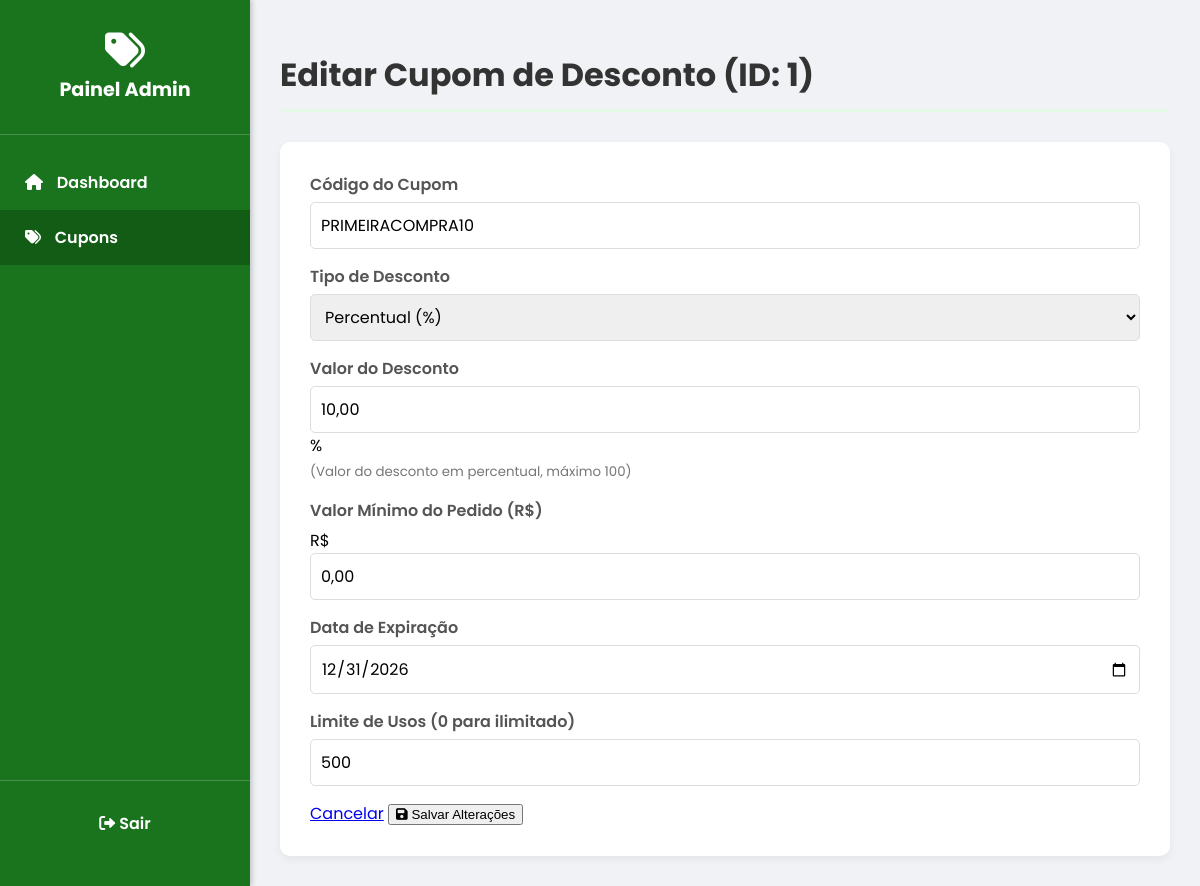
Screenshot of /editar_cupom.php?id=1 with the database file from the repository.
### tables this page shows
CREATE TABLE IF NOT EXISTS cupons (
    id_cupom INT PRIMARY KEY AUTO_INCREMENT,
    codigo VARCHAR(20) UNIQUE NOT NULL,
    tipo ENUM('percentual', 'fixo') NOT NULL,
    valor DECIMAL(10, 2) NOT NULL,
    data_expiracao DATE,
    uso_maximo INT DEFAULT NULL,
    usos_atuais INT DEFAULT 0,
    status ENUM('Ativo', 'Inativo') DEFAULT 'Ativo',
    CREATED_AT TIMESTAMP DEFAULT CURRENT_TIMESTAMP
);

### editar_cupom.php (the view, shortened to what this page needs)
<?php
require_once 'connection.php';
$cupom_id = isset($_GET['id']) ? (int)$_GET['id'] : 0;
$sql = "SELECT codigo, tipo, valor, data_expiracao, uso_maximo FROM cupons WHERE id_cupom = ?";
$stmt = $conn->prepare($sql);
if ($stmt) {
    $stmt->bind_param("i", $cupom_id);
    $stmt->execute();
    $result = $stmt->get_result();
    if ($result->num_rows > 0) {
        $dados_cupom = $result->fetch_assoc();
        $codigo_atual = $dados_cupom['codigo'];
        $tipo_atual = $dados_cupom['tipo'];
        $data_atual = $dados_cupom['data_expiracao'];
        $limite_atual = $dados_cupom['uso_maximo'] !== null ? $dados_cupom['uso_maximo'] : 0;
    }
} else {
    die("Erro ao preparar a consulta SQL: " . $conn->error);
}
?>
<!DOCTYPE html>
<html lang="pt-br">
<head>
    <link rel="stylesheet" href="admin.css">
    <link rel="stylesheet" href="https://cdnjs.cloudflare.com/ajax/libs/font-awesome/6.0.0-beta3/css/all.min.css">
</head>
<body>
    <div class="admin-layout">
        <aside class="sidebar">
            <div class="sidebar-header">
                <i class="fas fa-tags"></i>
                <h2>Painel Admin</h2>
            </div>
            <nav class="sidebar-nav">
                <a href="admin.php" class="nav-item"><i class="fas fa-home"></i> Dashboard</a>
                <a href="cupons.php" class="nav-item active"><i class="fas fa-tags"></i> Cupons</a>
            </nav>
            <div class="logout-section">
                <a href="index.php"><i class="fas fa-sign-out-alt"></i> Sair</a>
            </div>
        </aside>
        <main class="main-content">
            <h1 class="page-title">Editar Cupom de Desconto (ID: <?php echo $cupom_id; ?>)</h1>
            <div class="form-container">
                <form action="processar_edicao_cupom.php" method="POST" id="form-editar-cupom">
                    <div class="form-group">
                        <label for="codigo">Código do Cupom</label>
                        <input type="text" id="codigo" name="codigo" value="<?php echo $codigo_atual; ?>" required maxlength="20" style="text-transform: uppercase;">
                    </div>
                    <div class="form-group">
                        <label for="tipo_desconto">Tipo de Desconto</label>
                        <select id="tipo_desconto" name="tipo_desconto" required>
                            <option value="percentual" <?php echo ($tipo_atual == 'percentual' ? 'selected' : ''); ?>>Percentual (%)</option>
                        </select>
                    </div>
                    <div class="flex-row">
                        <div class="form-group">
                            <label for="valor_desconto_visual">Valor do Desconto</label>
                            <div class="input-group">
                                <input type="text" id="valor_desconto_visual" placeholder="Ex: 50,00" value="">
                                <span id="valor_suffix">%</span>
                            </div>
                            <small id="valor_help_text" style="color: #777;">(Valor do desconto)</small>
                        </div>
                        <div class="form-group">
                            <label for="minimo_visual">Valor Mínimo do Pedido (R$)</label>
                            <div class="input-group">
                                <span class="input-prefix">R$</span>
                                <input type="text" id="minimo_visual" placeholder="Ex: 100,00" value="">
                            </div>
                        </div>
                    </div>
                    <div class="flex-row">
                        <div class="form-group">
                            <label for="data_expiracao">Data de Expiração</label>
                            <input type="date" id="data_expiracao" name="data_expiracao" value="<?php echo $data_atual; ?>" required>
                        </div>
                        <div class="form-group">
                            <label for="limite_usos">Limite de Usos (0 para ilimitado)</label>
                            <input type="number" id="limite_usos" name="limite_usos" value="<?php echo $limite_atual; ?>" min="0">
                        </div>
                    </div>
                    <div class="form-actions">
                        <a href="cupons.php" class="btn-cancel">Cancelar</a>
                        <button type="submit" class="btn-submit">
                            <i class="fas fa-save"></i> Salvar Alterações
                        </button>
                    </div>
                </form>
            </div>
        </main>
    </div>
</body>
</html>

### admin.css (style rules this page uses)
body { font-family: 'Poppins', sans-serif; background-color: #f0f2f5; margin: 0; padding: 0; min-height: 100vh; }
.admin-layout { display: flex; min-height: 100vh; }
.sidebar { width: 250px; background-color: #1a731d; color: #fff; display: flex; flex-direction: column; padding: 20px 0; box-shadow: 2px 0 5px rgba(0, 0, 0, 0.2); }
.sidebar-header { text-align: center; padding: 10px 0 30px; border-bottom: 1px solid rgba(255, 255, 255, 0.2); margin-bottom: 20px; }
.sidebar-header i { font-size: 2.5rem; margin-bottom: 5px; }
.sidebar-header h2 { font-size: 1.2rem; font-weight: 700; margin: 0; }
.sidebar-nav { flex-grow: 1; }
.nav-item { display: block; padding: 15px 25px; color: #fff; text-decoration: none; font-weight: 600; transition: background-color 0.3s ease; }
.nav-item i { margin-right: 10px; }
.nav-item:hover, .nav-item.active { background-color: #135c16; }
.logout-section { padding: 20px; border-top: 1px solid rgba(255, 255, 255, 0.2); }
.logout-section a { display: block; color: #fff; text-decoration: none; font-weight: 600; padding: 10px; text-align: center; border-radius: 5px; transition: background-color 0.3s ease; }
.main-content { flex-grow: 1; padding: 30px; }
.page-title { color: #333; font-size: 2rem; font-weight: 700; margin-bottom: 30px; border-bottom: 3px solid #e6f9e6; padding-bottom: 10px; }
.form-container { background-color: #fff; padding: 30px; border-radius: 10px; box-shadow: 0 4px 8px rgba(0, 0, 0, 0.05); }
.form-group { margin-bottom: 15px; }
.form-group label { display: block; margin-bottom: 5px; font-weight: 600; color: #555; }
.form-group input, .form-group textarea, .form-group select { width: 100%; padding: 10px; border: 1px solid #ddd; border-radius: 5px; box-sizing: border-box; font-family: 'Poppins', sans-serif; font-size: 1rem; }

### rows the page displays
cupons: codigo "PRIMEIRACOMPRA10", tipo_desconto "Percentual (%)", data_expiracao "12/31/2026", limite_usos "500"

### other values shown
$cupom_id "1"
